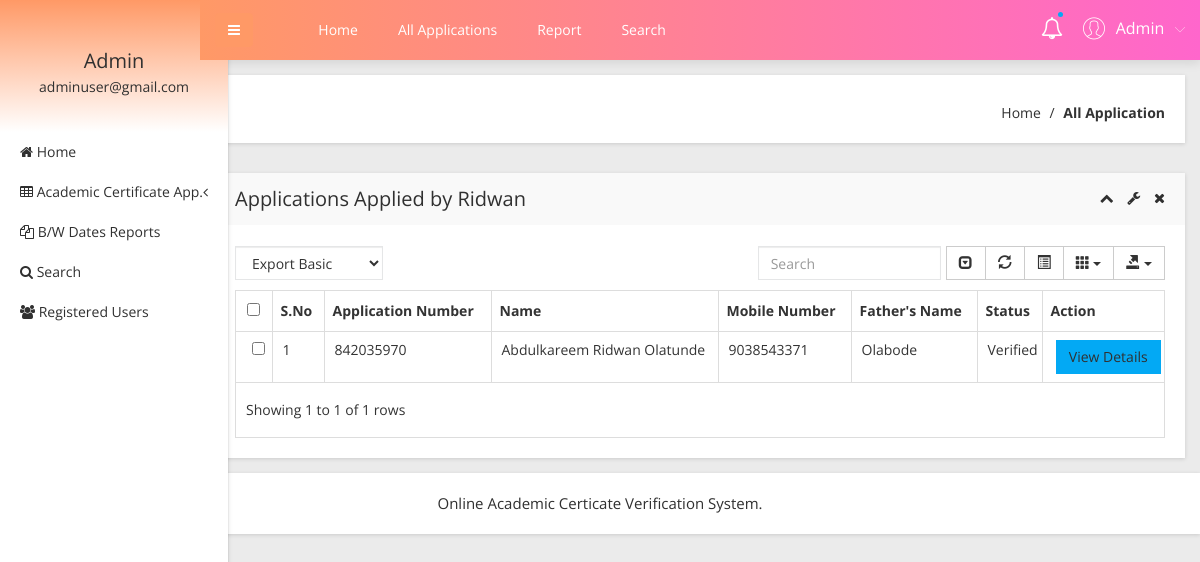
Page /admin/users-applications.php?userid=5&&fname=Ridwan (signed in) on the committed database.
### tables this page shows
CREATE TABLE `tblapplication` (
  `ID` int(10) NOT NULL,
  `UserID` int(5) NOT NULL,
  `ApplicationID` varchar(200) DEFAULT NULL,
  `DateofBirth` varchar(200) DEFAULT NULL,
  `Gender` varchar(50) DEFAULT NULL,
  `FullName` varchar(200) DEFAULT NULL,
  `PlaceofBirth` varchar(200) DEFAULT NULL,
  `NameofFather` varchar(200) DEFAULT NULL,
  `NameOfMother` varchar(120) DEFAULT NULL,
  `PermanentAdd` mediumtext DEFAULT NULL,
  `PostalAdd` mediumtext DEFAULT NULL,
  `MobileNumber` bigint(10) DEFAULT NULL,
  `Email` varchar(200) DEFAULT NULL,
  `Dateofapply` timestamp NULL DEFAULT current_timestamp(),
  `Remark` varchar(200) DEFAULT NULL,
  `Status` varchar(50) DEFAULT NULL,
  `UpdationDate` timestamp NULL DEFAULT NULL ON UPDATE current_timestamp()
);

### admin/users-applications.php (the view, shortened to what this page needs)
<?php
include('includes/dbconnection.php');
if (strlen($_SESSION['obcsaid']==0)) {
  header('location:logout.php');
  } else{
  ?>
<!doctype html>
<html class="no-js" lang="en">
<head>
    <link rel="stylesheet" href="css/bootstrap.min.css">
    <link rel="stylesheet" href="css/font-awesome.min.css">
    <link rel="stylesheet" href="css/adminpro-custon-icon.css">
    <link rel="stylesheet" href="css/meanmenu.min.css">
    <link rel="stylesheet" href="css/jquery.mCustomScrollbar.min.css">
    <link rel="stylesheet" href="css/animate.css">
    <link rel="stylesheet" href="css/data-table/bootstrap-table.css">
    <link rel="stylesheet" href="css/data-table/bootstrap-editable.css">
    <link rel="stylesheet" href="css/normalize.css">
    <link rel="stylesheet" href="css/c3.min.css">
    <link rel="stylesheet" href="style.css">
    <link rel="stylesheet" href="css/responsive.css">
</head>
<body class="materialdesign">
    <div class="wrapper-pro">
      <?php include_once('includes/sidebar.php');?>
        <?php include_once('includes/header.php');?>
            <div class="breadcome-area mg-b-30 small-dn">
                <div class="container-fluid">
                    <div class="row">
                        <div class="col-lg-12">
                            <div class="breadcome-list shadow-reset">
                                <div class="row">
                                    <div class="col-lg-12">
                                        <ul class="breadcome-menu">
                                            <li><a href="dashboard.php">Home</a> <span class="bread-slash">/</span>
                                            </li>
                                            <li><span class="bread-blod">All Application</span>
                                            </li>
                                        </ul>
                                    </div>
                                </div>
                            </div>
                        </div>
                    </div>
                </div>
            </div>
            <div class="data-table-area mg-b-15">
                <div class="container-fluid">
                    <div class="row">
                        <div class="col-lg-12">
                            <div class="sparkline13-list shadow-reset">
                                <div class="sparkline13-hd">
                                    <div class="main-sparkline13-hd">
                                        <h1>Applications Applied by <?php echo $_GET['fname'];?></h1>
                                        <div class="sparkline13-outline-icon">
                                            <span class="sparkline13-collapse-link"><i class="fa fa-chevron-up"></i></span>
                                            <span><i class="fa fa-wrench"></i></span>
                                            <span class="sparkline13-collapse-close"><i class="fa fa-times"></i></span>
                                        </div>
                                    </div>
                                </div>
                                <div class="sparkline13-graph">
                                    <div class="datatable-dashv1-list custom-datatable-overright">
                                        <div id="toolbar">
                                            <select class="form-control">
                                                <option value="">Export Basic</option>
                                            </select>
                                        </div>
                                        <table id="table" data-toggle="table" data-pagination="true" data-search="true" data-show-columns="true" data-show-pagination-switch="true" data-show-refresh="true" data-key-events="true" data-show-toggle="true" data-resizable="true" data-cookie="true" data-cookie-id-table="saveId" data-show-export="true" data-click-to-select="true" data-toolbar="#toolbar">
                                            <thead>
                                                <tr>
                                                    <th>S.No</th>
                                                    <th>Application Number</th>
                                                    <th>Name</th>
                                                    <th >Mobile Number</th>
                                                    <th>Father's Name</th>
                                                    <th>Status</th>
                                                    <th data-field="action">Action</th>
                                                </tr>
                                            </thead>
                                            <tbody>
                                              <?php
$uid=$_GET['userid'];
$sql="SELECT * from tblapplication where UserID='$uid'";
$query = $dbh -> prepare($sql);
$query->execute();
$results=$query->fetchAll(PDO::FETCH_OBJ);
$cnt=1;
if($query->rowCount() > 0)
{
foreach($results as $row)
{               ?>
                                                <tr>
                                                    <td><?php echo htmlentities($cnt);?></td>
                                                    <td><?php  echo htmlentities($row->ApplicationID);?></td>
                                                    <td><?php  echo htmlentities($row->FullName);?></td>
                                                   <td><?php  echo htmlentities($row->MobileNumber);?></td>
                                                    <td><?php  echo htmlentities($row->NameofFather);?></td>
                                                  <?php if($row->Status==""){ ?>
                     <td><?php echo "Pending"; ?></td>
<?php } else { ?>                  <td><?php  echo htmlentities($row->Status);?>
                  </td>
                  <?php } ?>
                                                    <td class="datatable-ct"><a href="view-application-detail.php?viewid=<?php echo htmlentities ($row->ID);?>" class="btn btn-primary">View Details</a>
                                                    </td>
                                                </tr>
                                             <?php $cnt=$cnt+1;}} ?>
                                            </tbody>
                                        </table>
                                    </div>
                                </div>
                            </div>
                        </div>
                    </div>
                </div>
            </div>
        </div>
    </div>
  <?php include_once('includes/footer.php');?>
</body>
</html><?php }  ?>

### admin/includes/sidebar.php (shortened to what this page needs)
     <?php
include('includes/dbconnection.php');
if (strlen($_SESSION['obcsaid']==0)) {
  header('location:logout.php');
  } else{
  ?>
  <div class="left-sidebar-pro">
            <nav id="sidebar">
                <div class="sidebar-header">
                    <?php
$aid=$_SESSION['obcsaid'];
$sql="SELECT AdminName,Email from  tbladmin where ID=:aid";
$query = $dbh -> prepare($sql);
$query->bindParam(':aid',$aid,PDO::PARAM_STR);
$query->execute();
$results=$query->fetchAll(PDO::FETCH_OBJ);
$cnt=1;
if($query->rowCount() > 0)
{
foreach($results as $row)
{               ?>
                    <h3> <?php  echo $row->AdminName;?></h3>
                    <p> <?php  echo $row->Email;?></p>
                  <?php $cnt=$cnt+1;}} ?>
                </div>
                <div class="left-custom-menu-adp-wrap">
                    <ul class="nav navbar-nav left-sidebar-menu-pro">
                        <li class="nav-item">
                            <a href="dashboard.php" role="button" aria-expanded="false"><i class="fa big-icon fa-home"></i> <span class="mini-dn">Home</span> </a>
                        </li>
                        <li class="nav-item"><a href="#" data-toggle="dropdown" role="button" aria-expanded="false" class="nav-link dropdown-toggle"><i class="fa big-icon fa-table"></i> <span class="mini-dn">Academic Certificate App.</span> <span class="indicator-right-menu mini-dn"><i class="fa indicator-mn fa-angle-left"></i></span></a>
                        </li>
                        <li class="nav-item">
                            <a href="between-dates-report.php" role="button" aria-expanded="false"><i class="fa big-icon fa-files-o"></i> <span class="mini-dn">B/W Dates Reports</span> </a>
                        </li>
                        <li class="nav-item">
                            <a href="search.php" role="button" aria-expanded="false"><i class="fa fa-search"></i> <span class="mini-dn">Search</span> </a>
                        </li>
                             <li class="nav-item">
                            <a href="  registered-users.php" role="button" aria-expanded="false"><i class="fa fa-users"></i> <span class="mini-dn">Registered Users</span> </a>
                        </li>
                    </ul>
                </div>
            </nav>
        </div>
        <?php }  ?>

### admin/includes/header.php (shortened to what this page needs)
      <?php
include('includes/dbconnection.php');
if (strlen($_SESSION['obcsaid']==0)) {
  header('location:logout.php');
  } else{
  ?>
 <div class="content-inner-all">
            <div class="header-top-area">
                <div class="fixed-header-top">
                    <div class="container-fluid">
                        <div class="row">
                            <div class="col-lg-1 col-md-6 col-sm-6 col-xs-12">
                                <button type="button" id="sidebarCollapse" class="btn bar-button-pro header-drl-controller-btn btn-info navbar-btn">
                                    <i class="fa fa-bars"></i>
                                </button>
                            </div>
                            <div class="col-lg-6 col-md-1 col-sm-1 col-xs-12">
                                <div class="header-top-menu tabl-d-n">
                                    <ul class="nav navbar-nav mai-top-nav">
                                        <li class="nav-item"><a href="dashboard.php" class="nav-link">Home</a>
                                        </li>
                                        <li class="nav-item"><a href="all-applications.php" class="nav-link">All Applications</a>
                                        </li>
                                        <li class="nav-item"><a href="between-dates-report.php" class="nav-link">Report</a>
                                        </li>
                                        <li class="nav-item"><a href="search.php" class="nav-link">Search</a>
                                        </li>
                                    </ul>
                                </div>
                            </div>
                            <div class="col-lg-5 col-md-5 col-sm-6 col-xs-12">
                                <div class="header-right-info">
                                    <ul class="nav navbar-nav mai-top-nav header-right-menu">
                                        <li class="nav-item"><a href="new-birth-application.php" data-toggle="dropdown" role="button" aria-expanded="false" class="nav-link dropdown-toggle"><i class="fa fa-bell-o" aria-hidden="true"></i><span class="indicator-nt"></span></a>
                                        </li>
                                        <li class="nav-item">
                                            <a href="#" data-toggle="dropdown" role="button" aria-expanded="false" class="nav-link dropdown-toggle">
                                                <?php
$aid=$_SESSION['obcsaid'];
$sql="SELECT AdminName,Email from  tbladmin where ID=:aid";
$query = $dbh -> prepare($sql);
$query->bindParam(':aid',$aid,PDO::PARAM_STR);
$query->execute();
$results=$query->fetchAll(PDO::FETCH_OBJ);
$cnt=1;
if($query->rowCount() > 0)
{
foreach($results as $row)
{               ?>
                                                <span class="adminpro-icon adminpro-user-rounded header-riht-inf"></span>
                                                <span class="admin-name"><?php  echo $row->AdminName;?></span>
                                                <span class="author-project-icon adminpro-icon adminpro-down-arrow"></span><?php $cnt=$cnt+1;}} ?>
                                            </a>
                                        </li>
                                    </ul>
                                </div>
                            </div>
                        </div>
                    </div>
                </div>
            </div><?php }  ?>

### rows in the picture
tblapplication: ApplicationID "842035970", FullName "Abdulkareem Ridwan Olatunde", MobileNumber "9038543371", NameofFather "Olabode", Status "Verified"

### other values in the picture
$row->AdminName "Admin"
$row->Email "adminuser@gmail.com"
$_GET['fname'] "Ridwan"
